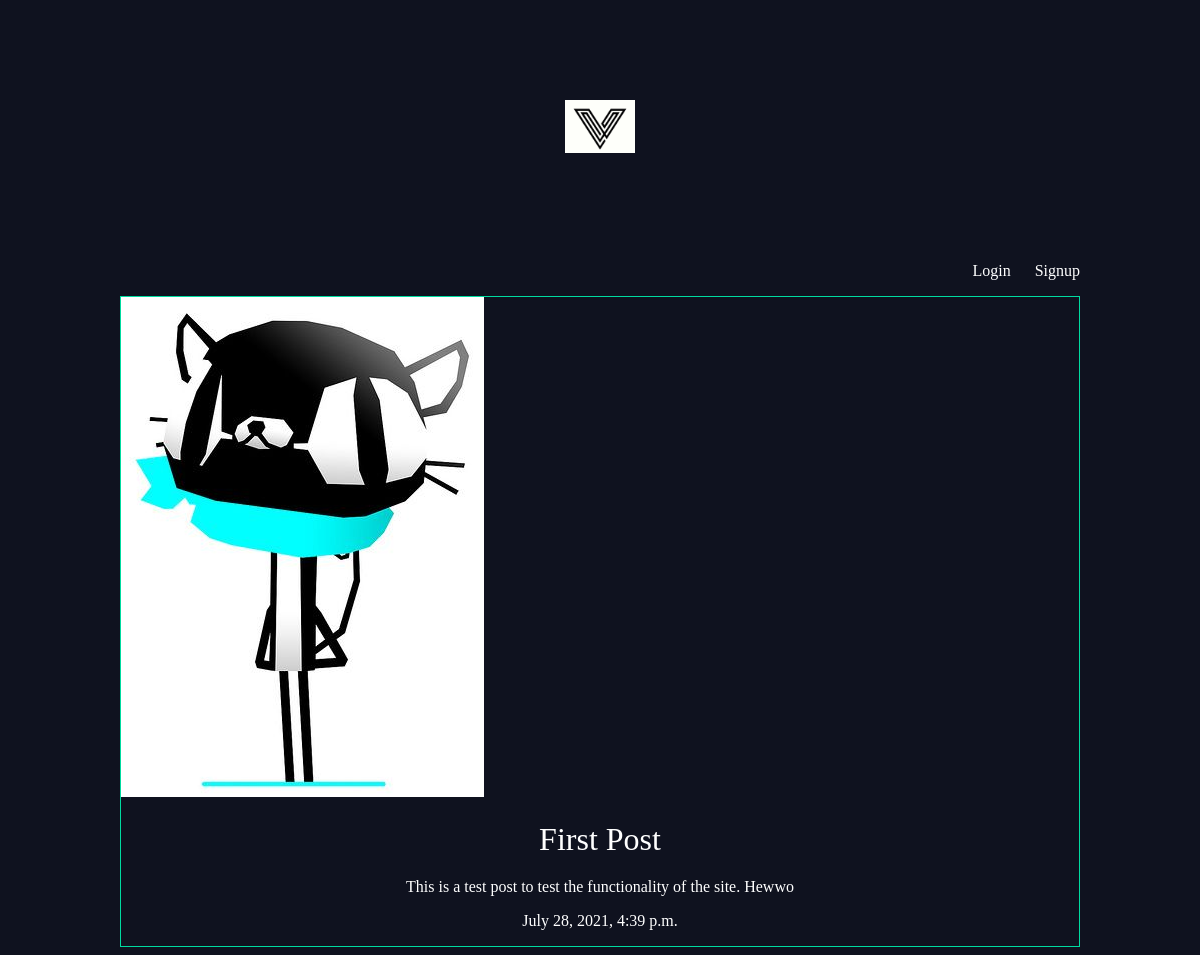
The page /articles/first-post/ on the database its author committed.
### articles/models.py (models this page shows, shortened)
class Article(models.Model):
    title = models.CharField(max_length=100)
    slug = models.SlugField()
    body = models.TextField()
    date = models.DateTimeField(auto_now_add=True)
    thumb = models.ImageField(default="default.jpg", blank=True)
    author = models.ForeignKey(User, default=None, on_delete=models.CASCADE, null=True)

### articles/views.py (the view)
# urls.py: url(r'^(?P<slug>[\w-]+)/$', views.article_detail, name="detail"),
def article_detail(request, slug):
    article = Article.objects.get(slug=slug)
    return render(request, 'articles/article_detail.html', {'article': article})

### articles/templates/articles/article_detail.html
{% extends 'base_layout.html' %}
{% block content %}
<div class="article-detail">
    <div class="article">
        <img src="{{ article.thumb.url }}" alt="image">
        <h2>{{ article.title }}</h2>
        <p>{{ article.body }}</p>
        <p>{{ article.date }}</p>
    </div>
</div>
{% endblock %}

### assets/styles.css (style rules this page uses)
body { background-color: #0f121f; background-image: url(stars.png); color: #fff }
body * { font-family: Ubuntu; }
h1, h2, h3, h4, h5 { font-weight: normal; margin: 0; }
.article { padding: 10px; border: 1px solid #00dba0; position: relative; padding-bottom: 40px; }
.article h2 { font-size: 1.2em; }
.article-detail .article { padding: 0; }
.article-detail .article img { max-width: 100%; }
.article-detail .article h2 { text-align: center; margin: 20px auto; font-size: 2em; }
.article-detail .article p { text-align: center; }

### rows shown on the page
Article: thumb (picture), title "First Post", body "This is a test post to test the functionality of the site. Hewwo", date "July 28, 2021, 4:39 p.m."
